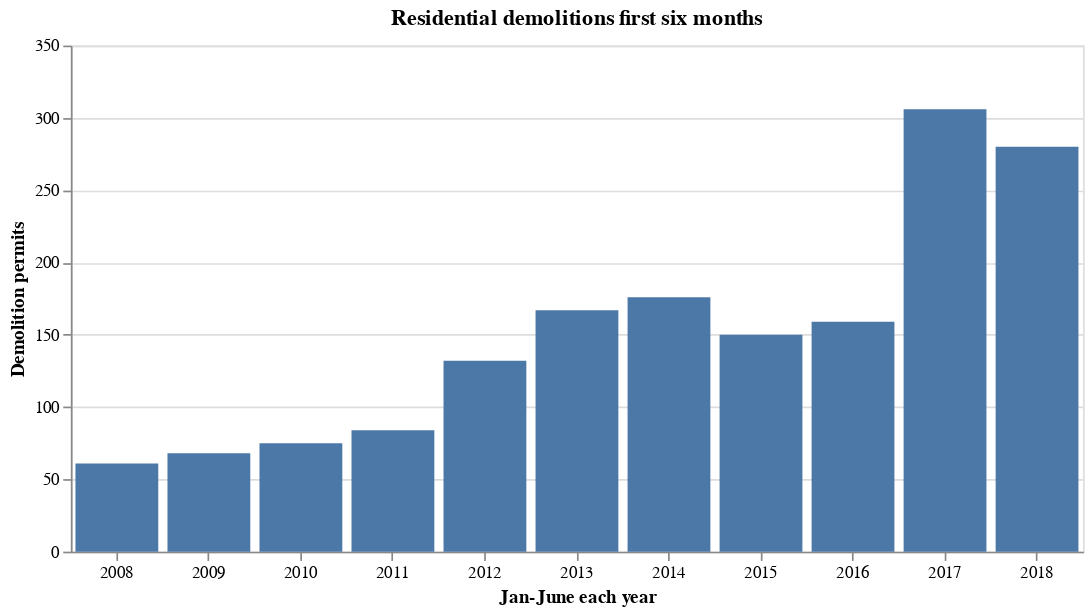

The notebook cell this image was saved under:
### Code cell
# Build chart based on dataframe above
alt.Chart(
    six_months_data.reset_index(),
    title="Residential demolitions first six months"
).mark_bar().encode(
    x=alt.X("Year:O", axis=alt.Axis(title="Jan-June each year", labelAngle=0)),
    y=alt.Y("Count:Q", axis=alt.Axis(title="Demolition permits")),
).properties(width=600)

### Figure 1 — Vega-Lite specification as saved in the notebook (floating-point values rounded to 4 significant figures)
{"$schema": "https://vega.github.io/schema/vega-lite/v2.4.1.json", "config": {"view": {"height": 300, "width": 400}}, "data": {"values": [{"Count": 306, "Year": "2017", "index": 0}, {"Count": 280, "Year": "2018", "index": 1}, {"Count": 176, "Year": "2014", "index": 2}, {"Count": 167, "Year": "2013", "index": 3}, {"Count": 159, "Year": "2016", "index": 4}, {"Count": 150, "Year": "2015", "index": 5}, {"Count": 132, "Year": "2012", "index": 6}, {"Count": 84, "Year": "2011", "index": 7}, {"Count": 75, "Year": "2010", "index": 8}, {"Count": 68, "Year": "2009", "index": 9}, {"Count": 61, "Year": "2008", "index": 10}]}, "encoding": {"x": {"axis": {"labelAngle": 0, "title": "Jan-June each year"}, "field": "Year", "type": "ordinal"}, "y": {"axis": {"title": "Demolition permits"}, "field": "Count", "type": "quantitative"}}, "mark": "bar", "title": "Residential demolitions first six months", "width": 600}
